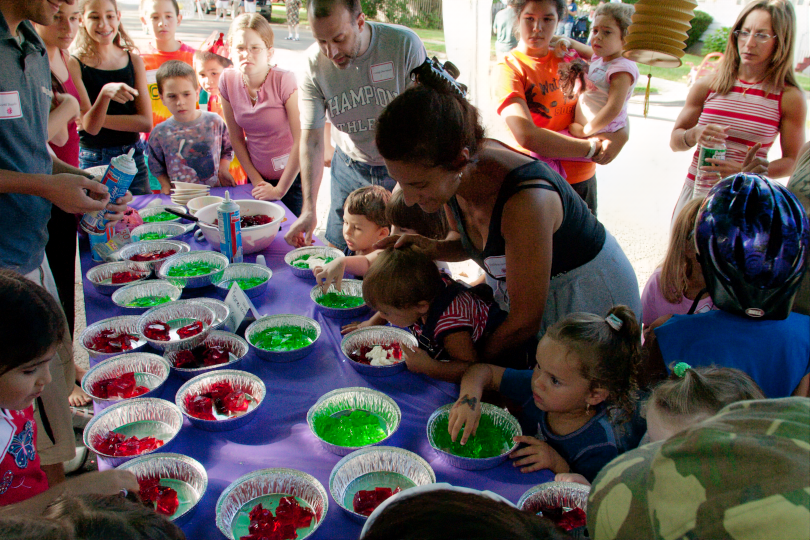
#> input picture Results/LCDP/a0629-MB_20030906_100.png, 810 x 540 px, given as the content of the folder F:/LCDP/lcdp_dataset-001, which was not available
$ python LCDP_data_process.py
#> lines starting #> are read from the running program, lines starting #| are printed output that depends on the picture
import glob
import cv2
import os

def glob_file_list(root):
    return sorted(glob.glob(os.path.join(root, '*')))
def downsample_image(image_path, file_name,save_path):
    """
    Args:
        image_path (str):
        save_dir (str):

    Returns:
        (new_w, new_h, k_w, k_h, save_path)
    """
#> called with image_path = '_only/a0629-MB_20030906_100.png', file_name = 'a0629-MB_20030906_100.png', save_path = 'F:\\LCDP\\LCDP'
    img = cv2.imread(image_path)
#> img is the input picture: shape (540, 810, 3); mean B, G, R 88.3, 89.6, 100.4
    if img is None:
        raise ValueError(f"can not read img path: {image_path}")

    h, w = img.shape[:2]
#> h = 540; w = 810

    def max_divisible_power2(x):
#> called with x = 810
        k = 0
        while x % 2 == 0 and x > 1:
            x //= 2
            k += 1
#> after the loop, k = 1; x = 405
        return k

    k_w = max_divisible_power2(w)
#> k_w = 1
    k_h = max_divisible_power2(h)
#> k_h = 2

    new_w = w // 2
#> new_w = 405
    new_h = h // 2
#> new_h = 270

    resized = cv2.resize(img, (new_w, new_h), interpolation=cv2.INTER_AREA)
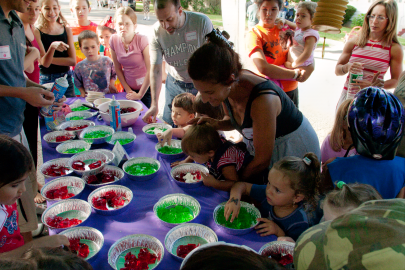
#> resized: shape (270, 405, 3); mean B, G, R 88.4, 89.7, 100.5

    os.makedirs(os.path.join(save_path,file_name), exist_ok=True)
    image_name = os.path.basename(image_path)
    save_path = os.path.join(save_path,file_name,image_name)
    cv2.imwrite(save_path, resized)

if __name__ == '__main__':
    data_path = r'F:\LCDP\lcdp_dataset-001'
    save_path = r'F:\LCDP\LCDP'
    files = glob_file_list(data_path)

    for file in files:
        file_name = os.path.basename(file)
        imgs_paths = glob_file_list(file)
        for i,imgs_path in enumerate(imgs_paths):
            print(i)
            downsample_image(imgs_path,file_name,save_path)

$ run again, on Results/LCDP/a3184-kme_597.png
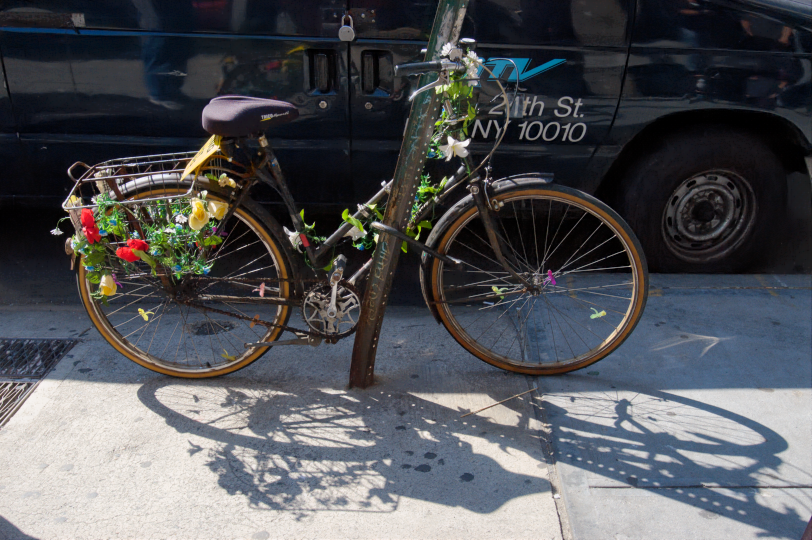
#> input picture Results/LCDP/a3184-kme_597.png, 812 x 540 px, given as the content of the folder F:/LCDP/lcdp_dataset-001, which was not available
#> in downsample_image, img is the input picture: shape (540, 812, 3); mean B, G, R 87.2, 83.3, 81.9
#> in downsample_image, `resized = cv2.resize(img, (new_w, new_h), interpolation=cv2.INTER_AREA)`:
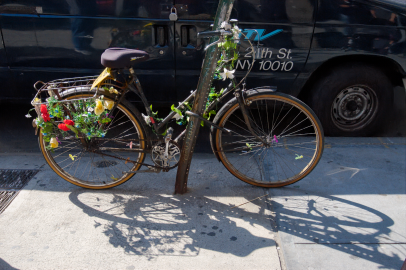
#> resized: shape (270, 406, 3); mean B, G, R 87.4, 83.4, 82
